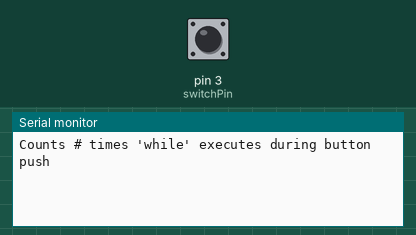
Recording of a sketch running on a simulated Arduino Uno, built with avr-gcc and run on an emulated ATmega328P. Shown: the last lines printed to the serial monitor. The inputs (shaded band) are chosen by the test bench; at power-on: pin 3 (switchPin) HIGH.

Above: at 2.2 s.
2.3 s: pin 3 (switchPin) pulled LOW for 0.15 s
At 3.2 s:
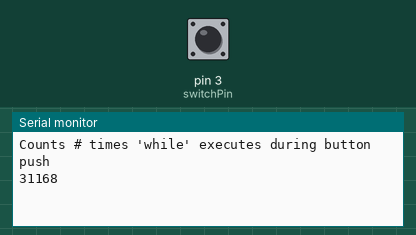
3.9 s: pin 3 (switchPin) pulled LOW for 1 s
At 5.7 s:
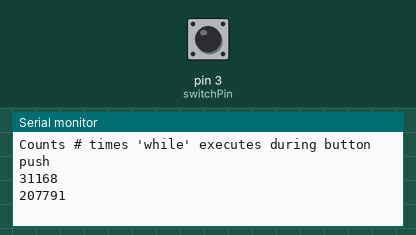
6.4 s: pin 3 (switchPin) pulled LOW for 1 s
At 8.8 s:
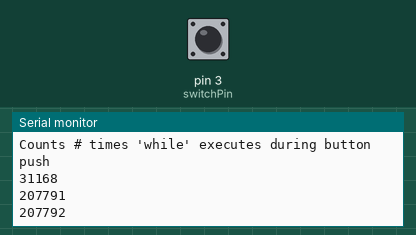

The sketch:

LoopCounter.ino
```cpp
int switchPin = 3;

void setup() {
  pinMode(switchPin, INPUT_PULLUP);
  Serial.begin(9600);
  delay(1000);  //wait for Serial to initialize
  Serial.println("Counts # times 'while' executes during button push");
}
void loop() {
  long int i = 0;
  while (digitalRead(switchPin) == HIGH) {}  //What does first while do?
  while (digitalRead(switchPin) == LOW) {   //What does second while do?
    i = i + 1;                              //# times through loop
  }
  Serial.println(i);
}
```

Measured:
- after the input at 2.3 s, the serial monitor: prints a new line after 0.15 s (image 1)
- after the input at 3.9 s, the serial monitor: prints a new line after 1.0 s (image 2)
- after the input at 6.4 s, the serial monitor: prints a new line after 1.0 s (image 3)
